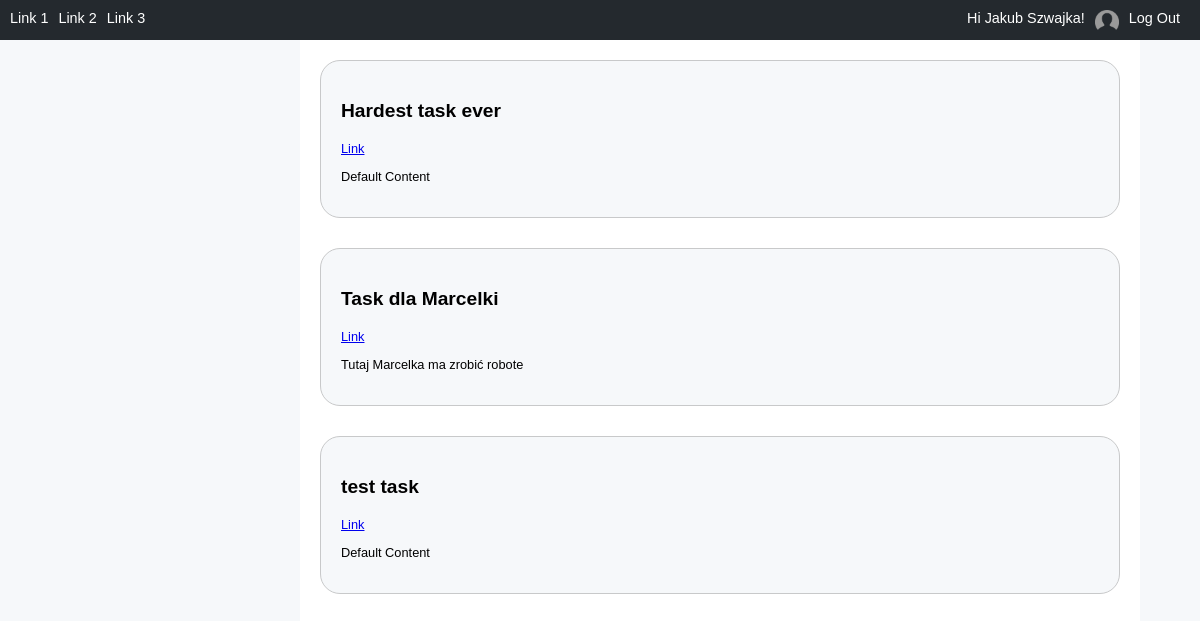
/main_app (signed in), run on the app's committed database.
### main_app/models.py (models this page shows, shortened)
class Task(models.Model):
    task_name = models.CharField(max_length=200)
    task_url = models.CharField(max_length=200)
    description = models.TextField(max_length=1000)

### main_app/views.py (the view)
# urls.py: path('', views.IndexView.as_view(), name='index'),
class IndexView(generic.ListView):
    template_name = 'main_app/index.html'
    context_object_name = 'task_list'
    def get_queryset(self):
        return Task.objects.order_by('task_name')

### main_app/templates/main_app/index.html
{% extends "main_app/base.html" %}
{% block content %}
<div class="tasks_container">
    <div class="task_list">
        {% if task_list %}
            {% for task in task_list %}
                <div class="task_container">
                    <p class="task_title">{{ task.task_name }}</p>
                    <a class="task_link" href="{{task.task_url}}">Link</a>
                    <p>{{task.description}}</p>
                </div>
            {% endfor %}
        {% else %}
            <p>No tasks are available.</p>
        {% endif %}
    </div>
</div>
{% endblock content %}

### main_app/templates/main_app/base.html
{% load static %}
<link rel="stylesheet" type="text/css" href="{% static 'main_app/css/style.css' %}">
<link rel="stylesheet" type="text/css" href="{% static 'main_app/css/user_profile.css' %}">
<body>
    <div class="main_navigation">
        <nav >
            <a class="nav_element" href="">Link 1</a>
            <a class="nav_element" href="">Link 2</a>
            <a class="nav_element" href="">Link 3</a>
            <div class="right_menu">
                <div class="user_profile">
                    <div class="nav_element user_name">
                        {% if user.is_authenticated %}
                            Hi {{ user.first_name }} {{ user.last_name }}!
                        {% else %}
                            You are not logged in! <a href="{% url 'login' %}">Log In</a>
                        {% endif %}
                    </div>
                    <div class="nav_element user_img">
                        <img src="{% static 'main_app/assets/user.png' %}" alt="user logo">
                    </div>
                </div>
                {% if user.is_authenticated == True %}
                    <a class="nav_element logout_button" href="{% url 'logout' %}">Log Out</a>
                {% endif %}
            </div>
        </nav>
    </div>
    <div class="container">
        {% block content %}
        {% endblock content %}
    </div>
</body>

### main_app/static/main_app/css/style.css (style rules this page uses)
body { width: 100%; margin: 0; font-family:'Montserrat', sans-serif; background-color: #f6f8fa; font-size: 0.8rem; }
.container { height: 100%; width: 70%; margin: 0 auto; margin-left: 25%; background-color:#fff; border: 2px black; }
nav { background-color: #24292e; overflow: hidden; height: 20px; padding: 10px; }
nav > .right_menu { float: right; }
nav > .right_menu > a { float: left; }
nav > .right_menu > .user_profile { float: left; height: 100%; }
.nav_element { margin-right: 10px; height: 100%; width: auto; float: left; color: white; text-decoration: none; font-size: 0.9rem; }
.user_img > img { display: block; margin: 0 auto; max-width: 100%; max-height: 100%; }
.logout_button { text-align: right; }
.tasks_container { padding: 20px; }
.task_container { border-radius: 20px; background-color: f6f8fa; padding: 20px; margin-bottom: 30px; border: 1px #c8c9ca solid; }
.task_title { font-size: 1.2rem; font-weight: bold; }

### data on the page
Task: task_name "Hardest task ever", description "Default Content"
Task: task_name "Task dla Marcelki", description "Tutaj Marcelka ma zrobić robote"
Task: task_name "test task", description "Default Content"

### other printed values
{{ user.first_name }} "Jakub"
{{ user.last_name }} "Szwajka"
